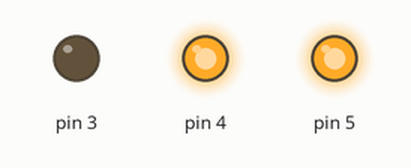
The sketch below on a simulated Arduino Uno, built with avr-gcc and run on an emulated ATmega328P. Parts: output pins drawn as LEDs (lit = HIGH).

Above: at 0.5 s.
At 2.5 s:
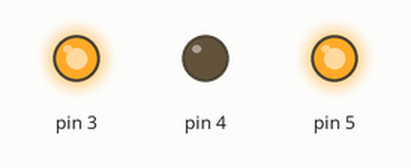
At 4.5 s:
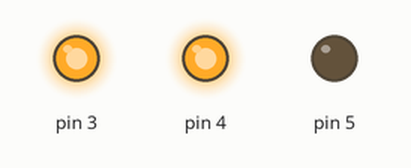
At 5.5 s:
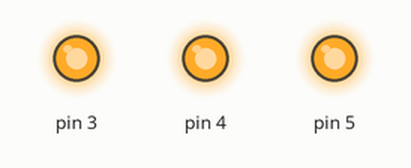
Timing chart, 0 to 7.8 s (numbered marks = the images above):
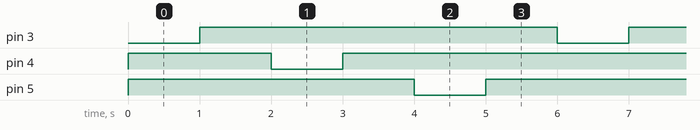

Measured:
- by itself, pin 3: alternates HIGH for 5.0 s and LOW for 1.0 s
- by itself, pin 4, pin 5: repeats every 6.0 s: LOW 1.0 s, HIGH 5.0 s
- by itself, everything shown: repeats every 6.0 s, in 6 steps

The sketch:

sketch_sep24b.ino
```cpp
void setup() {
pinMode(3,OUTPUT);
pinMode(4,OUTPUT);
pinMode(5,OUTPUT);

}

void loop() {
  // red
  digitalWrite(3,LOW);
  digitalWrite(4,HIGH);
  digitalWrite(5,HIGH);
delay(1000);
// turn off
digitalWrite(3,HIGH);
digitalWrite(4,HIGH);
digitalWrite(5,HIGH);
delay(1000);
//green
digitalWrite(3,HIGH);
digitalWrite(4,LOW);
digitalWrite(5,HIGH);
delay(1000);
//turn off
digitalWrite(3,HIGH);
digitalWrite(4,HIGH);
digitalWrite(5,HIGH);
delay(1000);
//bule
digitalWrite(3,HIGH);
digitalWrite(4,HIGH);
digitalWrite(5,LOW);
delay(1000);
// turn off
digitalWrite(3,HIGH);
digitalWrite(4,HIGH);
digitalWrite(5,HIGH);
delay(1000);


}
```
